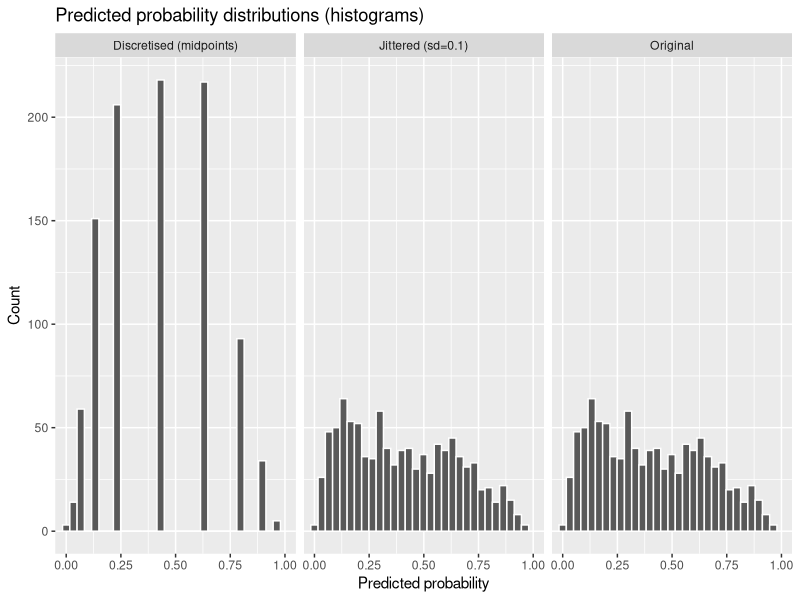
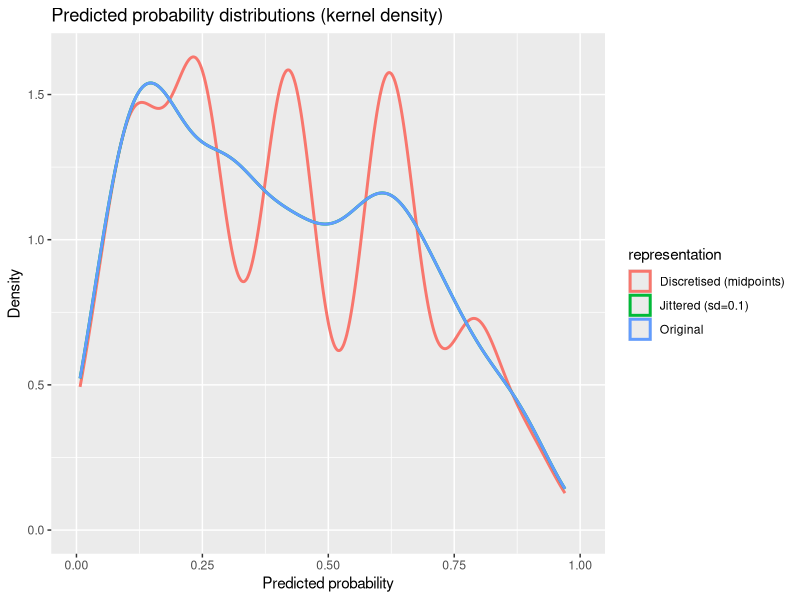
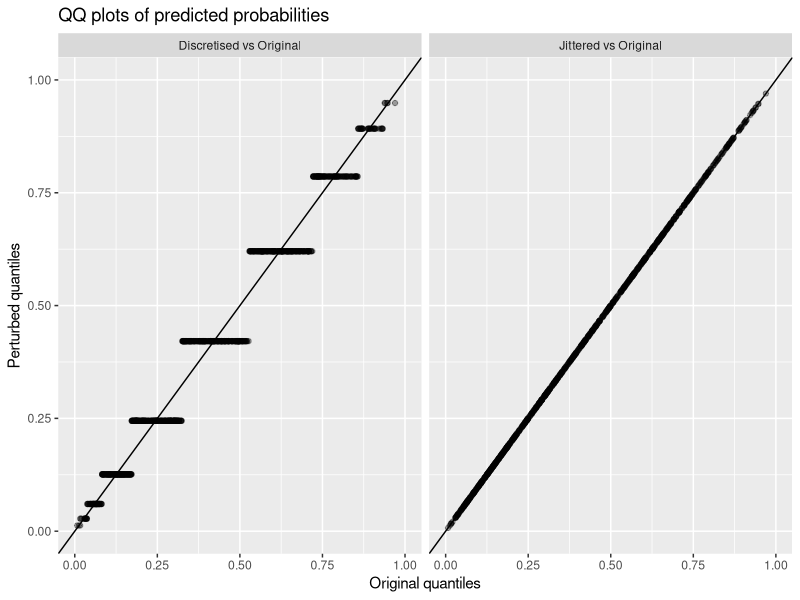

Recreate these plots in R, in order.
## ---- chunk 1
library(tidyverse)
knitr::opts_chunk$set(echo = TRUE)
## ---- chunk 2
# ###########################################################
# EDAV Coursework 1: Question 3 starter code ( R )
# ###########################################################

set.seed(270)
n <- 1000

x <- rnorm(n, mean = 0, sd = 1)

eta <- -0.5 + 1.2 * x
p <- plogis(eta)

y <- rbinom(n, size = 1, prob = p)

df <- data.frame(y = y, x = x)

fit <- glm(y ~ x, data = df, family = binomial(link = "logit"))

phat <- predict(fit, newdata = df, type = "response")
## ---- chunk 3

K <- 10
breaks <- seq(min(df$x), max(df$x), length.out = K + 1)

df <- df %>%
  mutate(
    x_bin = cut(x, breaks = breaks, include.lowest = TRUE),
    # map each bin to its midpoint
    x_disc = {
      mids <- (head(breaks, -1) + tail(breaks, -1)) / 2
      mids[as.integer(x_bin)]
    }
  )

head(df)
## ---- chunk 4

set.seed(270)
sigma <- 0.1
df <- df %>%
  mutate(x_jit = x + rnorm(n(), mean = 0, sd = sigma))

head(df)

## ---- chunk 5
fit_orig <- glm(y ~ x,      data = df, family = binomial(link = "logit"))
fit_disc <- glm(y ~ x_disc, data = df, family = binomial(link = "logit"))
fit_jit  <- glm(y ~ x_jit,  data = df, family = binomial(link = "logit"))

df <- df %>%
  mutate(
    phat_orig = predict(fit_orig, type = "response"),
    phat_disc = predict(fit_disc, type = "response"),
    phat_jit  = predict(fit_jit,  type = "response")
  )
## ---- chunk 6
phat_long <- df %>%
  select(phat_orig, phat_disc, phat_jit) %>%
  pivot_longer(everything(),
               names_to = "representation",
               values_to = "probability") %>%
  mutate(representation = recode(representation,
                                phat_orig = "Original",
                                phat_disc = "Discretised (midpoints)",
                                phat_jit  = paste0("Jittered (sd=", sigma, ")")))

## ---- chunk 7
ggplot(phat_long, aes(x = probability)) +
  geom_histogram(bins = 30, colour = "white") +
  facet_wrap(~ representation, nrow = 1) +
  coord_cartesian(xlim = c(0, 1)) +
  labs(title = "Predicted probability distributions (histograms)",
       x = "Predicted probability", y = "Count")

## ---- chunk 8

ggplot(phat_long, aes(x = probability, colour = representation)) +
  geom_density(linewidth = 1) +
  coord_cartesian(xlim = c(0, 1)) +
  labs(title = "Predicted probability distributions (kernel density)",
       x = "Predicted probability", y = "Density")

## ---- chunk 9

qq_df <- function(a, b, n = 1000) {
  tibble(
    q_a = quantile(a, probs = seq(0, 1, length.out = n), names = FALSE),
    q_b = quantile(b, probs = seq(0, 1, length.out = n), names = FALSE)
  )
}

qq_disc <- qq_df(df$phat_orig, df$phat_disc) %>%
  mutate(comparison = "Discretised vs Original")

qq_jit <- qq_df(df$phat_orig, df$phat_jit) %>%
  mutate(comparison = "Jittered vs Original")

qq_long <- bind_rows(qq_disc, qq_jit)

ggplot(qq_long, aes(x = q_a, y = q_b)) +
  geom_point(alpha = 0.35) +
  geom_abline(intercept = 0, slope = 1) +
  facet_wrap(~ comparison, nrow = 1) +
  coord_cartesian(xlim = c(0, 1), ylim = c(0, 1)) +
  labs(title = "QQ plots of predicted probabilities",
       x = "Original quantiles", y = "Perturbed quantiles")
